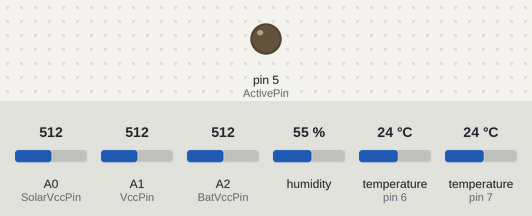
Simulated run of this sketch. Board: Arduino Uno, built with avr-gcc and run on an emulated ATmega328P. On the bench: output pins drawn as LEDs (lit = HIGH). Inputs (shaded band) come from the test bench; at power-on: A0 (SolarVccPin) = 512, A1 (VccPin) = 512, A2 (BatVccPin) = 512, humidity 55 %, temperature (sensors on pin 6, pin 7) 24 °C. No radio packets arrive unless stated; pins used as bus, display or sensor lines are not drawn; what the sketch prints to the serial monitor is not drawn.

Above: at 0.4 s.
Timing chart, 0 to 40.3 s (numbered marks = the images above):
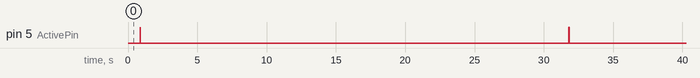

Measured:
- by itself, pin 5 (ActivePin): alternates HIGH for 0.01 s and LOW for 30.9 s

The sketch:

GardenNode.ino
```cpp
// (licence header left out)
/**
 * L.O.G. measuring temperature with a DS18B20
 * and measuring Vcc
 * For each node, change DS18B20 DeviceAddress
 * and this_node address
 * uses Narcoleptic library to put Arduino to sleep
 */
#include <dht.h>
#include <RF24Network.h>
#include <RF24.h>
#include <SPI.h>
#include <OneWire.h>
#include <DallasTemperature.h>
#include <Narcoleptic.h>


int sleepDelay = 30000;	// in milliseconds

// DS18B20 is plugged into Arduino D4
// Analog pins
#define VccPin A1
#define BatVccPin A2
#define SolarVccPin A0

// Digital pins
#define ActivePin 5
#define ONE_WIRE_BUS 6
#define DHT22_PIN 7

#define TEMPERATURE_PRECISION 12
// Setup a oneWire instance to communicate with any OneWire devices
OneWire oneWire(ONE_WIRE_BUS);
// Pass our oneWire reference to Dallas Temperature.
DallasTemperature sensors(&oneWire);
// This is DS18B20 #1 address
//DeviceAddress Therm1 = { 0x28, 0x33, 0x4B, 0xD0, 0x04, 0x00, 0x00, 0xAC};
// arrays to hold device addresses
DeviceAddress outsideThermometer;

int temp1F;            // 2 bytes -32,768 to 32,767
int humidityTempF;     // 2 bytes -32,768 to 32,767
int Vcc; 	       // 2 bytes -32,768 to 32,767
int BatVcc;            // 2 bytes -32,768 to 32,767
int SolarVcc;          // 2 bytes -32,768 to 32,767
int humidity;          // 2 bytes -32,768 to 32,767
int moist;             // 2 bytes -32,768 to 32,767
int ph;                // 2 bytes -32,768 to 32,767
int future1;           // 2 bytes -32,768 to 32,767
int future2;           // 2 bytes -32,768 to 32,767

// nRF24L01(+) radio attached  (CE, CSN)
RF24 radio(9,10);
// Network uses that radio
RF24Network network(radio);
// Channel of our node
const uint16_t channel = 90;
// Address of our node
const uint16_t this_node = 1;
// Address of the other node
const uint16_t other_node = 0;

// How many packets have we sent already
unsigned int packets_sent;

// Structure of our payload, limited to 32 bytes
struct payload_t			// 32 bytes max
{
  unsigned int counter;  // 2 bytes 0-65,535
  int temp1F;            // 2 bytes -32,768 to 32,767
  int humidityTempF;     // 2 bytes -32,768 to 32,767
  int Vcc;		 // 2 bytes -32,768 to 32,767
  int BatVcc;            // 2 bytes -32,768 to 32,767
  int SolarVcc;          // 2 bytes -32,768 to 32,767
  int humidity;          // 2 bytes -32,768 to 32,767
  int moist;             // 2 bytes -32,768 to 32,767
  int ph;                // 2 bytes -32,768 to 32,767
  int future1;           // 2 bytes -32,768 to 32,767
  int future2;           // 2 bytes -32,768 to 32,767
};

dht DHT;


// Prototypes
void getTemperature(DeviceAddress);	                // getTemperature
void getVoltage();					// getVoltage
void sendPayload();					// check if time to send payload

void setup(void)
{
  Serial.begin(115200);

	analogReference(INTERNAL); 		// Set analog reference to 1.1V
	analogRead(VccPin); 			//discard first analogRead
        analogRead(BatVccPin); 			//discard first analogRead
        analogRead(SolarVccPin); 			//discard first analogRead
	pinMode(ActivePin, OUTPUT);		// Set for output

	// Start up the library
	sensors.begin();

	// set the DS18B20 address
	//sensors.getAddress(insideThermometer, 0);
        sensors.getAddress(outsideThermometer, 0);

        // set the resolution to 12 bit
        //sensors.setResolution(insideThermometer, TEMPERATURE_PRECISION);
        sensors.setResolution(outsideThermometer, TEMPERATURE_PRECISION);

	SPI.begin();
	radio.begin();
	network.begin(channel, this_node);

	// Power down the radio. Note that the radio will get powered back up on the next write() call.
	radio.powerDown();
}

void loop(void){
	// Pump the network regularly
	network.update();

        getHumidityandTemperature();
	getVoltage();
	getTemperature(outsideThermometer);
	sendPayload();
        delay(100);
	Narcoleptic.delay(sleepDelay); // During this time power consumption is minimized
}

//////////////////////////////////////////////////////////////////
// getTemperature
//////////////////////////////////////////////////////////////////
void getTemperature(DeviceAddress deviceAddress)
{
	sensors.requestTemperatures();
	temp1F = int(sensors.getTempF(deviceAddress)*100);
        Serial.print("Temp1:");
        Serial.println(temp1F);
}

//////////////////////////////////////////////////////////////////////////////////
// Read analog input for VccPin averaged over NUM_SAMPLES
// Uses a running average
// Vcc is scaled with a voltage divider * 75K/(75K + 240K) so reverse
// Should be 4.2, try 3.9
//////////////////////////////////////////////////////////////////////////////////
void getVoltage(){
		const byte NUM_SAMPLES = 10;
	float SumTotal=0;
	for (byte j=0;j<NUM_SAMPLES;j++){
		SumTotal+= analogRead(VccPin);
		delay(2);
	}

	//Vcc =  ((SumTotal/NUM_SAMPLES)*1.1/1023.0)*3.9;
          Vcc =  int((((SumTotal/NUM_SAMPLES)/1023.0)*6.25)*100);

        SumTotal=0;
	for (byte j=0;j<NUM_SAMPLES;j++){
		SumTotal+= analogRead(BatVccPin);
		delay(2);
	}
	//Vcc =  ((SumTotal/NUM_SAMPLES)*1.1/1023.0)*3.9;
          BatVcc =  int((((SumTotal/NUM_SAMPLES)/1023)*6.15)*100);

        SumTotal=0;
	for (byte j=0;j<NUM_SAMPLES;j++){
		SumTotal+= analogRead(SolarVccPin);
		delay(2);
	}
	//Vcc =  ((SumTotal/NUM_SAMPLES)*1.1/1023.0)*3.9;
          SolarVcc =  int((((SumTotal/NUM_SAMPLES)/1023.0)*6.18)*100);

}
//////////////////////////////////////////////////////////////////
// getHumidityandTemperature
//////////////////////////////////////////////////////////////////
void getHumidityandTemperature()
{
	DHT.read22(DHT22_PIN);
	humidity = int(DHT.humidity*100);
        humidityTempF = int(((DHT.temperature*1.8)+32)*100);

}

//////////////////////////////////////////////////////////////////////////////////
// sendPayload();					// send payload
//////////////////////////////////////////////////////////////////////////////////
void sendPayload(){
	digitalWrite(ActivePin, HIGH);		// Turn on LED
        Serial.print("packet:");Serial.println(packets_sent);
        Serial.print("node:");Serial.println(this_node);
        Serial.print("temp1F:");Serial.println(temp1F);
        Serial.print("humidityTempF:");Serial.println(humidityTempF);
        Serial.print("Vcc:");Serial.println(Vcc);
        Serial.print("BatVcc:");Serial.println(BatVcc);
        Serial.print("SolarVcc:");Serial.println(SolarVcc);
        Serial.print("humidity:");Serial.println(humidity);
        Serial.print("moisture:");Serial.println(moist);
        Serial.print("ph:");Serial.println(ph);
        Serial.print("future1:");Serial.println(future1);
        Serial.print("future2:");Serial.println(future2);

	payload_t payload = { packets_sent++, temp1F, humidityTempF, Vcc, BatVcc, SolarVcc, humidity,moist,ph,future1,future2};
	RF24NetworkHeader header(/*to node*/ other_node);
	bool ok = network.write(header,&payload,sizeof(payload));
        if(ok)
        Serial.println("Data Sent Off");
        else
        Serial.println("Error sending data");
	// Power down the radio. Note that the radio will get powered back up on the next write() call.
	radio.powerDown();
	digitalWrite(ActivePin, LOW);		// Turn off LED
}
```
